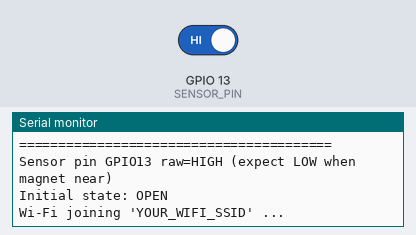
A sketch run on a simulated ESP32. On the bench: the last lines printed to the serial monitor. The inputs (shaded band) are chosen by the test bench; at power-on: GPIO 13 (SENSOR_PIN) HIGH. WiFi joins after 1.5 s; servers stay silent unless stated; uploads are accepted with an empty reply; random numbers use the default seed unless the sketch sets one.

Above: at 1.4 s.
1.5 s: GPIO 13 (SENSOR_PIN) driven LOW
At 1.69 s:
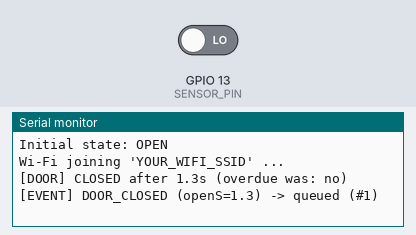
3.0 s: GPIO 13 (SENSOR_PIN) driven HIGH
At 3.4 s:
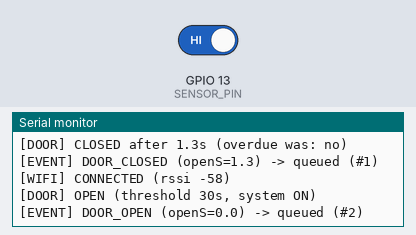

Measured:
- after the input at 1.5 s, the serial monitor: prints a new line after 0.05 s (image 1)
- after the input at 3.0 s, the serial monitor: prints a new line after 0.05 s (image 2)

The sketch:

frostguard.ino
```cpp
// ============================================================
// FROSTGUARD — Smart Freezer Door Monitoring (ESP32 + A3144)
// Zero external libraries: WiFi/HTTPClient are in the ESP32 core.
// All timing is millis() based — no delay() in the main loop.
// ============================================================
#include <WiFi.h>
#include <HTTPClient.h>
#include <stdarg.h>

// ============================================================
// USER SETTINGS — edit this section only, then Upload
// ============================================================

// ---------- Wi-Fi ----------
#define WIFI_SSID       "YOUR_WIFI_SSID"
#define WIFI_PASSWORD   "YOUR_WIFI_PASSWORD"

// ---------- Backend server (your PC's LAN IP, NOT localhost) ----------
// Find it with:  cmd -> ipconfig  ->  IPv4 Address, e.g. 192.168.1.15
#define SERVER_IP        "192.168.1.15"
#define SERVER_TCP_PORT  8081     // live NDJSON stream (fast path)
#define SERVER_HTTP_PORT 8000     // config pull + HTTP fallback

// ---------- Device identity ----------
#define DEVICE_ID        "esp32-freezer-01"
#define FIRMWARE_VERSION "1.0.0"

// ---------- Pins (ESP32-safe 3.3V only) ----------
// A3144 module:  + -> 3V3   - -> GND   S -> SENSOR_PIN
#define SENSOR_PIN       13
// Most A3144 modules are ACTIVE-LOW (magnet near = LOW = door CLOSED).
// Boot log prints the raw pin — set false if yours reads HIGH when near.
#define SENSOR_ACTIVE_LOW true

// Buzzer: set true and the GPIO if you wire one later (e.g. 14)
#define BUZZER_ENABLED   false
#define BUZZER_PIN       -1

// ---------- Behavior ----------
#define WARNING_THRESHOLD_S   30   // fallback until backend config is pulled (5..1800)
#define DEBOUNCE_MS           50   // sensor must be stable this long
#define STATUS_INTERVAL_MS    1000 // status line every 1s while connected
#define CONFIG_POLL_MS        10000// pull threshold from backend every 10s
#define TCP_RECONNECT_MS      5000 // retry TCP connect every 5s
#define HTTP_FALLBACK_MS      15000// use HTTP for events if TCP down this long
#define HEARTBEAT_HTTP_MS     5000 // HTTP heartbeat while TCP is down
#define SERIAL_BAUD           115200
// ============================================================

#if BUZZER_ENABLED && (BUZZER_PIN >= 0)
  #define BUZZER_ACTIVE true
#else
  #define BUZZER_ACTIVE false
#endif

// ---------------- state ----------------
bool fieldPresent = false;   // debounced: magnet near sensor
bool doorClosed = true;      // doorClosed == fieldPresent (with polarity applied)
bool rawLastRead = false;
unsigned long debounceAt = 0;
unsigned long openStartMs = 0;
bool overdue = false;
bool alarmActive = false;

unsigned long thresholdMs = (unsigned long)WARNING_THRESHOLD_S * 1000UL;
int appliedConfigVersion = 0;
bool systemEnabled = true;

// Wi-Fi / link state
unsigned long lastWifiAttempt = 0;
unsigned long lastTcpAttempt = 0;
unsigned long tcpUpSince = 0; // last moment TCP was up (or boot)
unsigned long lastHttpHeartbeat = 0;
unsigned long lastConfigPoll = 0;
unsigned long lastStatusSend = 0;
bool wifiWasConnected = false;
bool tcpWasConnected = false;

WiFiClient tcp;
HTTPClient http;

// ---------------- pending events ring (survives TCP outages) ----------------
struct PendingEvent {
  bool used;
  bool sentTcp;
  bool sentHttp;
  unsigned long createdAt;
  char eventId[64];
  char type[16];
  float openSeconds;
  bool doorIsOpen;
};
#define QUEUE_SIZE 8
PendingEvent queue[QUEUE_SIZE];
unsigned long eventCounter = 0;

// ---------------- helpers ----------------
void logf(const char* fmt, ...) {
  char buf[192];
  va_list args;
  va_start(args, fmt);
  vsnprintf(buf, sizeof(buf), fmt, args);
  va_end(args);
  Serial.println(buf);
}

int jsonInt(const String& body, const char* key, int def) {
  int i = body.indexOf(key);
  if (i < 0) return def;
  i = body.indexOf(':', i);
  if (i < 0) return def;
  return body.substring(i + 1).toInt();
}

bool jsonBool(const String& body, const char* key, bool def) {
  int i = body.indexOf(key);
  if (i < 0) return def;
  i = body.indexOf(':', i);
  if (i < 0) return def;
  String v = body.substring(i + 1, i + 16);
  v.trim();
  if (v.startsWith("true")) return true;
  if (v.startsWith("false")) return false;
  return v.toInt() != 0;
}

float openSecondsNow() {
  if (!doorClosed && openStartMs > 0) return (millis() - openStartMs) / 1000.0f;
  return 0.0f;
}

// ---------------- events ----------------
void queueEvent(const char* type, float openSecs) {
  for (int i = 0; i < QUEUE_SIZE; i++) {
    if (!queue[i].used) {
      queue[i].used = true;
      queue[i].sentTcp = false;
      queue[i].sentHttp = false;
      queue[i].createdAt = millis();
      snprintf(queue[i].eventId, sizeof(queue[i].eventId), "%s-%08x",
               DEVICE_ID, (unsigned int)esp_random());
      strncpy(queue[i].type, type, sizeof(queue[i].type) - 1);
      queue[i].type[sizeof(queue[i].type) - 1] = '\0';
      queue[i].openSeconds = openSecs;
      queue[i].doorIsOpen = !doorClosed;
      eventCounter++;
      logf("[EVENT] %s (openS=%.1f) -> queued (#%lu)", type, openSecs, eventCounter);
      return;
    }
  }
  logf("[EVENT] %s -> QUEUE FULL, dropped", type);
}

String eventJson(const PendingEvent& e) {
  String s = "{\"type\":\"event\",\"event_id\":\"" + String(e.eventId) +
             "\",\"device_id\":\"" + DEVICE_ID +
             "\",\"event_type\":\"" + e.type +
             "\",\"door_state\":\"" + (e.doorIsOpen ? "OPEN" : "CLOSED") +
             "\",\"door_open_seconds\":" + String(e.openSeconds, 1) + "}";
  return s;
}

String statusJson() {
  char buf[448];
  snprintf(buf, sizeof(buf),
           "{\"type\":\"status\",\"device_id\":\"%s\",\"door_state\":\"%s\","
           "\"door_open_seconds\":%.1f,\"alarm_active\":%s,"
           "\"wifi_rssi\":%d,\"uptime_seconds\":%.1f,"
           "\"firmware_version\":\"%s\",\"config_version\":%d,"
           "\"system_enabled\":%s}",
           DEVICE_ID, doorClosed ? "CLOSED" : "OPEN",
           openSecondsNow(), alarmActive ? "true" : "false",
           (WiFi.status() == WL_CONNECTED) ? WiFi.RSSI() : 0,
           millis() / 1000.0, FIRMWARE_VERSION, appliedConfigVersion,
           systemEnabled ? "true" : "false");
  return String(buf);
}

// ---------------- door state machine ----------------
void onDoorChanged(bool nowClosed, float durSecs) {
  if (nowClosed) {
    logf("[DOOR] CLOSED after %.1fs (overdue was: %s)", durSecs, overdue ? "YES" : "no");
    queueEvent("DOOR_CLOSED", durSecs);
    if (overdue) queueEvent("RECOVERY", durSecs);
    openStartMs = 0;
    overdue = false;
    alarmActive = false;   // re-arm only happens on close (documented rule)
  } else {
    openStartMs = millis();
    logf("[DOOR] OPEN (threshold %lus, system %s)", thresholdMs / 1000,
         systemEnabled ? "ON" : "OFF");
    queueEvent("DOOR_OPEN", 0.0f);
  }
}

void serviceSensor() {
  bool rawField = SENSOR_ACTIVE_LOW ? (digitalRead(SENSOR_PIN) == LOW)
                                    : (digitalRead(SENSOR_PIN) == HIGH);
  if (rawField != rawLastRead) {
    rawLastRead = rawField;
    debounceAt = millis();
    return; // wait for stability
  }
  if (rawField != fieldPresent && (millis() - debounceAt) >= DEBOUNCE_MS) {
    fieldPresent = rawField;
    bool nowClosed = fieldPresent;
    if (nowClosed != doorClosed) {
      float durSecs = doorClosed ? 0.0f : openSecondsNow(); // capture BEFORE flip
      doorClosed = nowClosed;
      onDoorChanged(nowClosed, durSecs);
    }
  }
}

void serviceAlarm() {
  if (!systemEnabled) return; // master OFF: no overdue, no buzzer
  if (!doorClosed && (millis() - openStartMs) >= thresholdMs) {
    if (!overdue) {
      overdue = true;
      alarmActive = true;
      logf("[ALARM] DOOR OPEN > %lus -> OVERDUE", thresholdMs / 1000);
      queueEvent("OVERDUE", openSecondsNow());
    }
  }
}

void serviceBuzzer() {
#if BUZZER_ACTIVE
  if (alarmActive) {
    // beeping pattern 250ms on / 750ms off — never a continuous tone
    digitalWrite(BUZZER_PIN, ((millis() % 1000) < 250) ? HIGH : LOW);
  } else {
    digitalWrite(BUZZER_PIN, LOW);
  }
#endif
}

// ---------------- network ----------------
void wifiLoop() {
  bool connected = (WiFi.status() == WL_CONNECTED);
  if (connected != wifiWasConnected) {
    wifiWasConnected = connected;
    logf("[WIFI] %s (rssi %d)", connected ? "CONNECTED" : "LOST",
         connected ? WiFi.RSSI() : 0);
  }
  if (!connected && (millis() - lastWifiAttempt >= TCP_RECONNECT_MS)) {
    lastWifiAttempt = millis();
    WiFi.begin(WIFI_SSID, WIFI_PASSWORD);
  }
}

void tcpLoop() {
  bool connected = tcp.connected();
  if (connected != tcpWasConnected) {
    tcpWasConnected = connected;
    logf("[TCP] %s %s:%d", connected ? "CONNECTED" : "DISCONNECTED",
         SERVER_IP, SERVER_TCP_PORT);
  }
  if (!connected && WiFi.status() == WL_CONNECTED &&
      (millis() - lastTcpAttempt >= TCP_RECONNECT_MS)) {
    lastTcpAttempt = millis();
    tcp.stop();
    if (tcp.connect(SERVER_IP, SERVER_TCP_PORT)) {
      tcp.setNoDelay(true);
      tcpWasConnected = true;
      logf("[TCP] CONNECTED %s:%d", SERVER_IP, SERVER_TCP_PORT);
    } else {
      logf("[TCP] connect failed, retry in %ds", TCP_RECONNECT_MS / 1000);
    }
  }
}

void sendEvents() {
  bool tcpUp = tcp.connected();
  if (tcpUp) tcpUpSince = millis();
  bool httpOk = !tcpUp && WiFi.status() == WL_CONNECTED &&
                (millis() - tcpUpSince >= HTTP_FALLBACK_MS);
  for (int i = 0; i < QUEUE_SIZE; i++) {
    if (!queue[i].used) continue;
    bool delivered = false;
    if (tcpUp && !queue[i].sentTcp) {
      tcp.print(eventJson(queue[i]));
      tcp.print('\n');
      queue[i].sentTcp = true;
      delivered = true;
      logf("[TCP] sent %s", queue[i].type);
    }
    if (httpOk && !queue[i].sentHttp) {
      http.begin(String("http://") + SERVER_IP + ":" +
                 String(SERVER_HTTP_PORT) + "/api/device/events");
      http.addHeader("Content-Type", "application/json");
      int code = http.POST(eventJson(queue[i]));
      if (code >= 200 && code < 300) {
        queue[i].sentHttp = true;
        delivered = true;
        logf("[HTTP] sent %s (code %d)", queue[i].type, code);
      } else {
        logf("[HTTP] event POST failed (code %d)", code);
      }
      http.end();
    }
    // delivered by any path -> done (server also dedupes by event_id)
    if (delivered && (queue[i].sentTcp || queue[i].sentHttp)) queue[i].used = false;
    // undeliverable for 60s -> drop to avoid stale floods later
    if (millis() - queue[i].createdAt > 60000) {
      if (!queue[i].sentTcp && !queue[i].sentHttp)
        logf("[EVENT] %s dropped (undelivered 60s)", queue[i].type);
      queue[i].used = false;
    }
  }
}

void statusLoop() {
  if (millis() - lastStatusSend < STATUS_INTERVAL_MS) return;
  lastStatusSend = millis();
  if (tcp.connected()) {
    String s = statusJson();
    tcp.print(s);
    tcp.print('\n');
  } else if (WiFi.status() == WL_CONNECTED &&
             millis() - lastHttpHeartbeat >= HEARTBEAT_HTTP_MS) {
    lastHttpHeartbeat = millis();
    http.begin(String("http://") + SERVER_IP + ":" + String(SERVER_HTTP_PORT) +
               "/api/device/heartbeat");
    http.addHeader("Content-Type", "application/json");
    int code = http.POST(statusJson());
    if (code >= 200 && code < 300) logf("[HTTP] heartbeat ok (%d)", code);
    else logf("[HTTP] heartbeat failed (%d)", code);
    http.end();
  }
}

void configLoop() {
  if (millis() - lastConfigPoll < CONFIG_POLL_MS) return;
  if (WiFi.status() != WL_CONNECTED) return;
  lastConfigPoll = millis();
  http.begin(String("http://") + SERVER_IP + ":" + String(SERVER_HTTP_PORT) +
             "/api/device/config");
  int code = http.GET();
  if (code == 200) {
    String body = http.getString();
    int newThreshold = jsonInt(body, "warning_threshold_seconds", -1);
    int newVersion = jsonInt(body, "config_version", -1);
    bool newSys = jsonBool(body, "system_enabled", systemEnabled);
    if (newThreshold >= 5 && newThreshold <= 1800) {
      unsigned long ms = (unsigned long)newThreshold * 1000UL;
      if (ms != thresholdMs || newVersion > appliedConfigVersion) {
        thresholdMs = ms;
        if (newSys != systemEnabled) {
          if (systemEnabled && !newSys) {
            alarmActive = false;
            overdue = false;
            logf("[CONFIG] system OFF -> alarm cleared");
          }
          systemEnabled = newSys;
        }
        appliedConfigVersion = newVersion;
        logf("[CONFIG] applied threshold=%ds system=%s version=%d",
             newThreshold, systemEnabled ? "ON" : "OFF", newVersion);
      }
    }
  } else {
    logf("[CONFIG] pull failed (%d)", code);
  }
  http.end();
}

// ---------------- setup / loop ----------------
void setup() {
  Serial.begin(SERIAL_BAUD);
  delay(200);
  pinMode(SENSOR_PIN, INPUT);
#if BUZZER_ACTIVE
  pinMode(BUZZER_PIN, OUTPUT);
  digitalWrite(BUZZER_PIN, LOW);
#endif
  Serial.println();
  Serial.println("========================================");
  Serial.println(" FROSTGUARD firmware " FIRMWARE_VERSION);
  Serial.println("========================================");
  logf("Sensor pin GPIO%d raw=%s (expect %s when magnet near)",
       SENSOR_PIN, digitalRead(SENSOR_PIN) ? "HIGH" : "LOW",
       SENSOR_ACTIVE_LOW ? "LOW" : "HIGH");

  // initial door state from first stable read
  bool rawField = SENSOR_ACTIVE_LOW ? (digitalRead(SENSOR_PIN) == LOW)
                                    : (digitalRead(SENSOR_PIN) == HIGH);
  fieldPresent = rawField;
  rawLastRead = rawField;
  debounceAt = millis();
  doorClosed = fieldPresent;
  openStartMs = doorClosed ? 0 : millis();
  logf("Initial state: %s", doorClosed ? "CLOSED" : "OPEN");

  WiFi.mode(WIFI_STA);
  WiFi.setAutoReconnect(true);
  WiFi.begin(WIFI_SSID, WIFI_PASSWORD);
  lastWifiAttempt = millis();
  logf("Wi-Fi joining '%s' ...", WIFI_SSID);
}

void loop() {
  wifiLoop();
  tcpLoop();
  serviceSensor();
  serviceAlarm();
  serviceBuzzer();
  sendEvents();
  statusLoop();
  configLoop();
}
```
